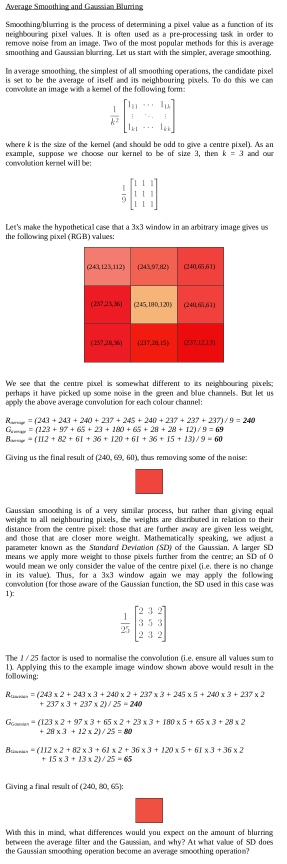
#> input picture images/smoothing_blurring_help.png, 574 x 1728 px (shown at 1/2 size)
$ python test.py
#> lines starting #> are read from the running program, lines starting #| are printed output that depends on the picture
#!/usr/bin/python3

import cv2 as cv

img = cv.imread("images/smoothing_blurring_help.png")
#> img is the input picture: shape (1728, 574, 3); mean B, G, R 229, 229.7, 241.1
img_resize = cv.resize(img, (541,1623))
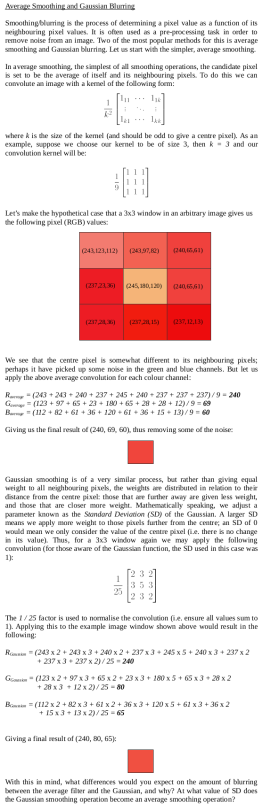
#> img_resize: shape (1623, 541, 3) (shown at 1/2 size); mean B, G, R 229, 229.7, 241.1
cv.imwrite("images/smoothing_blurring_help.jpg", img_resize)
